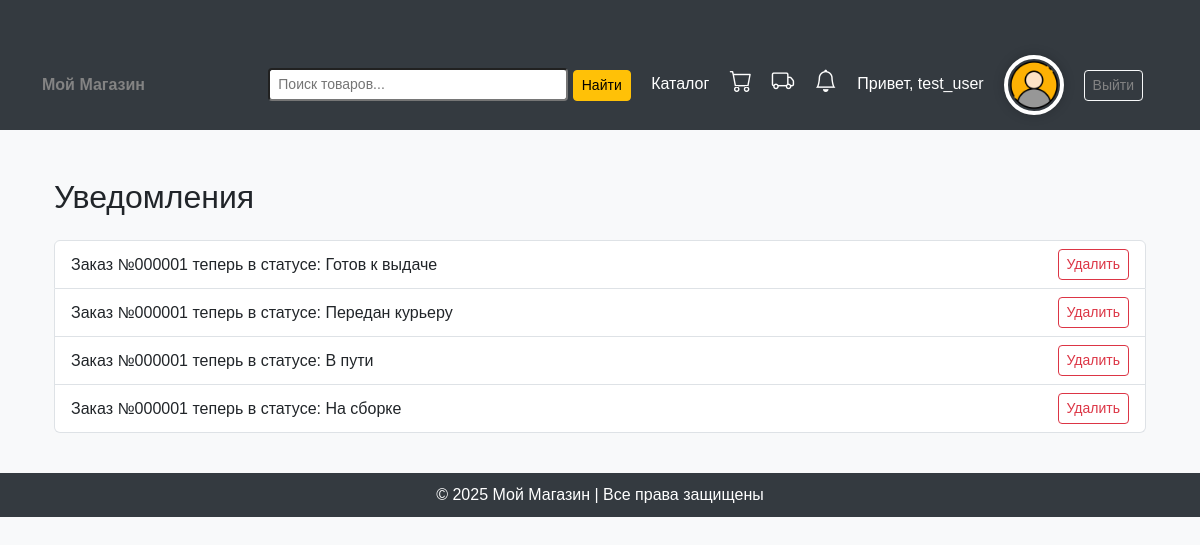
Page /accounts/notifications/ (signed in) on the earlier database version.
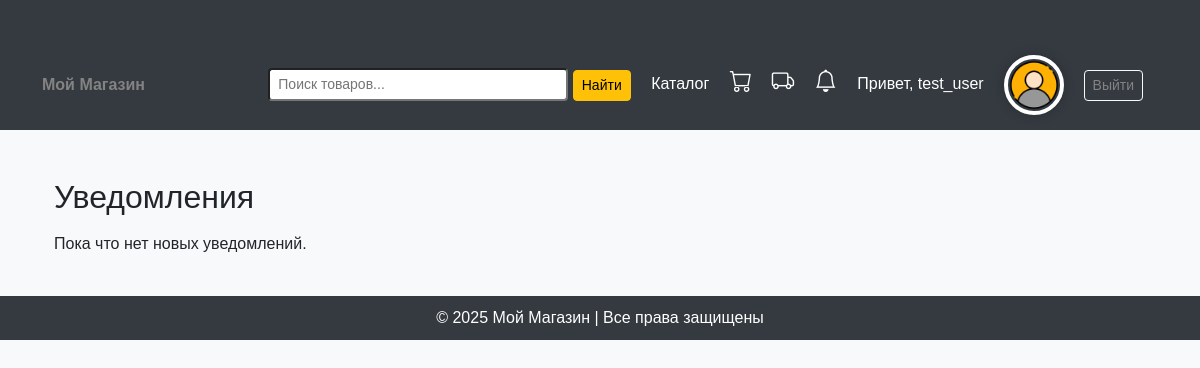
Same page on the later database version.
### accounts/models.py (models this page shows, shortened)
class UserProfile(models.Model):
    user = models.OneToOneField(User, on_delete=models.CASCADE)  # Связь с моделью User
    first_name = models.CharField(max_length=100, blank=True)
    last_name = models.CharField(max_length=100, blank=True)
    phone_number = models.CharField(max_length=20, blank=True)
    birth_date = models.DateField(null=True, blank=True)
    gender = models.CharField(max_length=10, choices=[('M', 'Male'), ('F', 'Female')], blank=True)
    delivery_address = models.TextField(blank=True)
    profile_picture = models.ImageField(upload_to='profile_pics/', null=True, blank=True)

class Notification(models.Model):
    user = models.ForeignKey(User, on_delete=models.CASCADE)
    order = models.ForeignKey(Order, on_delete=models.CASCADE)
    message = models.TextField()
    is_read = models.BooleanField(default=False)
    created_at = models.DateTimeField(auto_now_add=True)

### accounts/views.py (the view)
# urls.py: path('notifications/', views.notifications_view, name='notifications'),
@login_required
def notifications_view(request):
    if request.method == 'POST':
        notification_id = request.POST.get('delete')
        if notification_id:
            notification = Notification.objects.get(id=notification_id, user=request.user)
            notification.delete()
    notifications = Notification.objects.filter(user=request.user).order_by('-created_at')
    for notif in notifications:
        if not notif.is_read:
            notif.is_read = True
            notif.save()
    return render(request, 'notifications.html', {
        'notifications': notifications
    })

### accounts/context_processors.py (called while the page is built)
def notification_counter(request):
    if request.user.is_authenticated:
        count = Notification.objects.filter(user=request.user, is_read=False).count()
        return {'unread_notifications_count': count}
    return {}

### templates/notifications.html (shortened to what this page needs)
{% extends 'base.html' %}
{% block content %}
<div class="container mt-5">
    <h2>Уведомления</h2>
    {% if notifications %}
    <ul class="list-group mt-4">
        {% for notif in notifications %}
        <li class="list-group-item d-flex justify-content-between align-items-center">
            {{ notif.message }}
            <form method="POST" style="margin: 0;">
                <button class="btn btn-sm btn-outline-danger">Удалить</button>
            </form>
        </li>
        {% endfor %}
    </ul>
    {% else %}
    <p class="mt-3">Пока что нет новых уведомлений.</p>
    {% endif %}
</div>
{% endblock %}

### templates/base.html (shortened to what this page needs)
<!DOCTYPE html>
<html lang="ru">
<head>
    <link rel="stylesheet" href="https://cdn.jsdelivr.net/npm/bootstrap@5.3.0/dist/css/bootstrap.min.css">
    <link href="https://cdn.jsdelivr.net/npm/bootstrap-icons@1.10.5/font/bootstrap-icons.css" rel="stylesheet">
</head>
<body>
    <header>
        <nav class="navbar">
            <div class="container">
                <a href="{% url 'home' %}" class="fw-bold">Мой Магазин</a>
                <div>
                    {% if user.is_authenticated %}
                    <form method="get" action="{% url 'search' %}" class="d-inline me-3">
                        <input type="text" name="q" class="form-control-sm d-inline-block"
                            placeholder="Поиск товаров..." style="width:300px; display: inline-block;">
                        <button type="submit" class="btn btn-warning btn-sm">Найти</button>
                    </form>
                    <a href="{% url 'catalog' %}" class="text-white me-3">Каталог</a>
                    {% if user.is_authenticated and not user.is_superuser %}
                    <li class="nav-item d-inline-block">
                        <a class="nav-link position-relative" href="{% url 'cart' %}">
                            <i class="bi bi-cart" style="font-size: 1.4rem; color: white;"></i>
                        </a>
                    </li>
                    <a href="{% url 'delivery' %}" class="text-white me-3" title="Доставка">
                        <i class="bi bi-truck" style="font-size: 1.4rem;"></i>
                    </a>
                    <a href="{% url 'notifications' %}" class="text-white me-3 position-relative" title="Уведомления">
                        <i class="bi bi-bell" style="font-size: 1.4rem;"></i>
                    </a>
                    {% endif %}
                    <span class="text-white me-3">Привет, {{ user.username }}</span>
                    {% if user.userprofile.profile_picture %}
                    <a href="{% url 'profile' %}">
                        <img src="{{ user.userprofile.profile_picture.url }}" alt="Profile" class="profile-icon">
                    </a>
                    {% else %}
                    <a href="{% url 'profile' %}">
                        <span class="username-text">{{ user.username|slice:":1" }}</span>
                    </a>
                    {% endif %}
                    <a href="{% url 'logout' %}" class="btn btn-outline-light btn-sm">Выйти</a>
                    {% else %}
                    <a href="{% url 'login' %}" class="btn btn-light btn-sm">Войти</a>
                    <a href="{% url 'register' %}" class="btn btn-outline-light btn-sm">Регистрация</a>
                    {% endif %}
                </div>
            </div>
        </nav>
    </header>
    <main class="container">
        {% block content %}{% endblock %}
    </main>
    <footer>
        © 2025 Мой Магазин | Все права защищены
    </footer>
</body>
</html>

### templates/base.html (style rules this page uses)
body { background-color: #f8f9fa; font-family: 'Arial', sans-serif; }
.navbar { background-color: #343a40; padding: 15px; }
.navbar a { color: rgb(131, 131, 131); text-decoration: none; margin-right: 15px; }
.container { margin-top: 40px; }
footer { background-color: #343a40; color: white; text-align: center; padding: 10px; margin-top: 40px; }
.profile-icon { width: 60px; height: 60px; border-radius: 50%; object-fit: cover; border: 4px solid #fff; box-shadow: 0 0 12px rgba(0, 0, 0, 0.2); transition: all 0.3s ease-in-out; }

Differences in the rows shown:
removed Notification: message "Заказ №000001 теперь в статусе: Готов к выдаче"
removed Notification: message "Заказ №000001 теперь в статусе: Передан курьеру"
removed Notification: message "Заказ №000001 теперь в статусе: В пути"
removed Notification: message "Заказ №000001 теперь в статусе: На сборке"
Other differences:
text now shown: "Пока что нет новых уведомлений."
